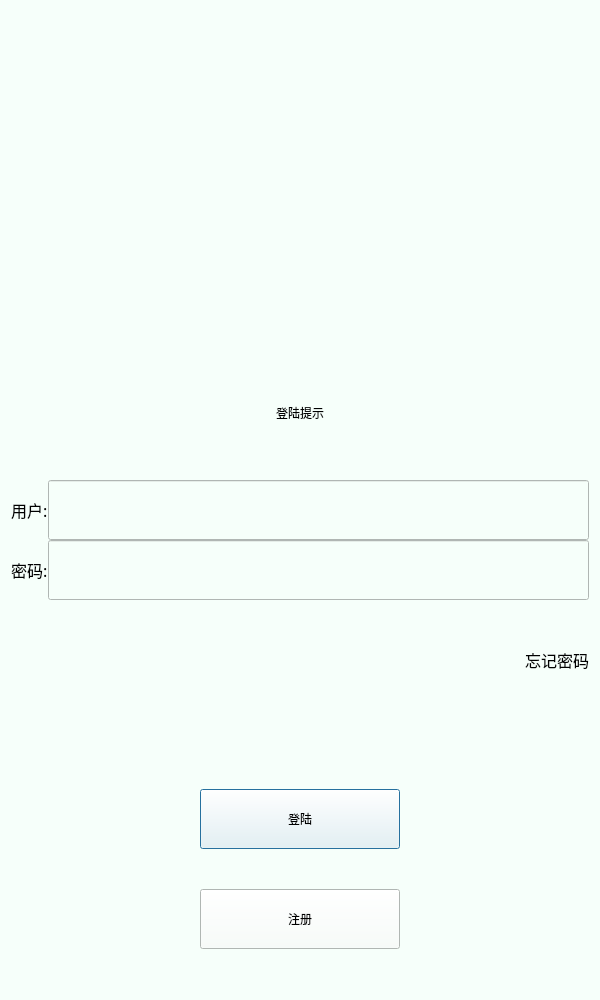
<?xml version="1.0" encoding="UTF-8"?>
<ui version="4.0">
 <class>LoginDialog</class>
 <widget class="QDialog" name="LoginDialog">
  <property name="geometry">
   <rect>
    <x>0</x>
    <y>0</y>
    <width>600</width>
    <height>1000</height>
   </rect>
  </property>
  <property name="minimumSize">
   <size>
    <width>600</width>
    <height>1000</height>
   </size>
  </property>
  <property name="maximumSize">
   <size>
    <width>600</width>
    <height>1000</height>
   </size>
  </property>
  <property name="windowTitle">
   <string>Dialog</string>
  </property>
  <property name="styleSheet">
   <string notr="true">background-color: rgb(246, 255, 250);</string>
  </property>
  <layout class="QGridLayout" name="gridLayout_3">
   <item row="0" column="0">
    <layout class="QGridLayout" name="gridLayout_2">
     <property name="spacing">
      <number>0</number>
     </property>
     <item row="0" column="0">
      <widget class="QWidget" name="widget" native="true">
       <layout class="QGridLayout" name="gridLayout">
        <item row="0" column="0">
         <widget class="QLabel" name="head_label">
          <property name="minimumSize">
           <size>
            <width>300</width>
            <height>300</height>
           </size>
          </property>
          <property name="maximumSize">
           <size>
            <width>300</width>
            <height>300</height>
           </size>
          </property>
          <property name="text">
           <string/>
          </property>
          <property name="pixmap">
           <pixmap resource="rc.qrc">:/res/images/user.png</pixmap>
          </property>
          <property name="scaledContents">
           <bool>false</bool>
          </property>
          <property name="alignment">
           <set>Qt::AlignCenter</set>
          </property>
         </widget>
        </item>
        <item row="1" column="0">
         <widget class="QLabel" name="err_tip">
          <property name="maximumSize">
           <size>
            <width>16777215</width>
            <height>50</height>
           </size>
          </property>
          <property name="text">
           <string>登陆提示</string>
          </property>
          <property name="alignment">
           <set>Qt::AlignCenter</set>
          </property>
         </widget>
        </item>
       </layout>
      </widget>
     </item>
     <item row="2" column="0">
      <layout class="QVBoxLayout" name="verticalLayout_3">
       <item>
        <layout class="QVBoxLayout" name="verticalLayout" stretch="0,0,0">
         <property name="spacing">
          <number>0</number>
         </property>
         <property name="sizeConstraint">
          <enum>QLayout::SetNoConstraint</enum>
         </property>
         <item>
          <layout class="QHBoxLayout" name="horizontalLayout">
           <item>
            <widget class="QLabel" name="user_lable">
             <property name="minimumSize">
              <size>
               <width>0</width>
               <height>60</height>
              </size>
             </property>
             <property name="font">
              <font>
               <family>Agency FB</family>
               <pointsize>12</pointsize>
              </font>
             </property>
             <property name="styleSheet">
              <string notr="true">color: rgb(0, 0, 0);</string>
             </property>
             <property name="text">
              <string>用户:</string>
             </property>
            </widget>
           </item>
           <item>
            <widget class="QLineEdit" name="user_lineEdit">
             <property name="minimumSize">
              <size>
               <width>0</width>
               <height>60</height>
              </size>
             </property>
            </widget>
           </item>
          </layout>
         </item>
         <item>
          <layout class="QHBoxLayout" name="horizontalLayout_2">
           <item>
            <widget class="QLabel" name="pass_label">
             <property name="minimumSize">
              <size>
               <width>0</width>
               <height>60</height>
              </size>
             </property>
             <property name="font">
              <font>
               <family>Agency FB</family>
               <pointsize>12</pointsize>
              </font>
             </property>
             <property name="styleSheet">
              <string notr="true">color: rgb(0, 0, 0);</string>
             </property>
             <property name="text">
              <string>密码:</string>
             </property>
            </widget>
           </item>
           <item>
            <widget class="QLineEdit" name="pass_lineEdit">
             <property name="minimumSize">
              <size>
               <width>0</width>
               <height>60</height>
              </size>
             </property>
            </widget>
           </item>
          </layout>
         </item>
         <item>
          <layout class="QHBoxLayout" name="horizontalLayout_3">
           <item>
            <spacer name="horizontalSpacer">
             <property name="orientation">
              <enum>Qt::Horizontal</enum>
             </property>
             <property name="sizeHint" stdset="0">
              <size>
               <width>40</width>
               <height>20</height>
              </size>
             </property>
            </spacer>
           </item>
           <item>
            <widget class="ClickedLabel" name="forget_label">
             <property name="minimumSize">
              <size>
               <width>0</width>
               <height>60</height>
              </size>
             </property>
             <property name="font">
              <font>
               <family>Agency FB</family>
               <pointsize>12</pointsize>
              </font>
             </property>
             <property name="styleSheet">
              <string notr="true"/>
             </property>
             <property name="text">
              <string>忘记密码</string>
             </property>
            </widget>
           </item>
          </layout>
         </item>
        </layout>
       </item>
       <item>
        <spacer name="verticalSpacer_3">
         <property name="orientation">
          <enum>Qt::Vertical</enum>
         </property>
         <property name="sizeType">
          <enum>QSizePolicy::Fixed</enum>
         </property>
         <property name="sizeHint" stdset="0">
          <size>
           <width>20</width>
           <height>70</height>
          </size>
         </property>
        </spacer>
       </item>
       <item>
        <layout class="QVBoxLayout" name="verticalLayout_2">
         <item>
          <layout class="QHBoxLayout" name="horizontalLayout_4">
           <item>
            <spacer name="horizontalSpacer_2">
             <property name="orientation">
              <enum>Qt::Horizontal</enum>
             </property>
             <property name="sizeHint" stdset="0">
              <size>
               <width>40</width>
               <height>20</height>
              </size>
             </property>
            </spacer>
           </item>
           <item>
            <widget class="QPushButton" name="login_btn">
             <property name="minimumSize">
              <size>
               <width>200</width>
               <height>60</height>
              </size>
             </property>
             <property name="styleSheet">
              <string notr="true">color: rgb(0, 0, 0);</string>
             </property>
             <property name="text">
              <string>登陆</string>
             </property>
            </widget>
           </item>
           <item>
            <spacer name="horizontalSpacer_3">
             <property name="orientation">
              <enum>Qt::Horizontal</enum>
             </property>
             <property name="sizeHint" stdset="0">
              <size>
               <width>40</width>
               <height>20</height>
              </size>
             </property>
            </spacer>
           </item>
          </layout>
         </item>
         <item>
          <spacer name="verticalSpacer">
           <property name="orientation">
            <enum>Qt::Vertical</enum>
           </property>
           <property name="sizeType">
            <enum>QSizePolicy::Fixed</enum>
           </property>
           <property name="sizeHint" stdset="0">
            <size>
             <width>20</width>
             <height>40</height>
            </size>
           </property>
          </spacer>
         </item>
         <item>
          <layout class="QHBoxLayout" name="horizontalLayout_5">
           <item>
            <spacer name="horizontalSpacer_4">
             <property name="orientation">
              <enum>Qt::Horizontal</enum>
             </property>
             <property name="sizeHint" stdset="0">
              <size>
               <width>40</width>
               <height>20</height>
              </size>
             </property>
            </spacer>
           </item>
           <item>
            <widget class="QPushButton" name="reg_btn">
             <property name="minimumSize">
              <size>
               <width>200</width>
               <height>60</height>
              </size>
             </property>
             <property name="styleSheet">
              <string notr="true">color: rgb(0, 0, 0);</string>
             </property>
             <property name="text">
              <string>注册</string>
             </property>
            </widget>
           </item>
           <item>
            <spacer name="horizontalSpacer_5">
             <property name="orientation">
              <enum>Qt::Horizontal</enum>
             </property>
             <property name="sizeHint" stdset="0">
              <size>
               <width>40</width>
               <height>20</height>
              </size>
             </property>
            </spacer>
           </item>
          </layout>
         </item>
        </layout>
       </item>
      </layout>
     </item>
    </layout>
   </item>
   <item row="1" column="0">
    <spacer name="verticalSpacer_2">
     <property name="orientation">
      <enum>Qt::Vertical</enum>
     </property>
     <property name="sizeType">
      <enum>QSizePolicy::Fixed</enum>
     </property>
     <property name="sizeHint" stdset="0">
      <size>
       <width>20</width>
       <height>40</height>
      </size>
     </property>
    </spacer>
   </item>
  </layout>
 </widget>
 <customwidgets>
  <customwidget>
   <class>ClickedLabel</class>
   <extends>QLabel</extends>
   <header>clickedlabel.h</header>
  </customwidget>
 </customwidgets>
 <resources>
  <include location="rc.qrc"/>
 </resources>
 <connections/>
</ui>
